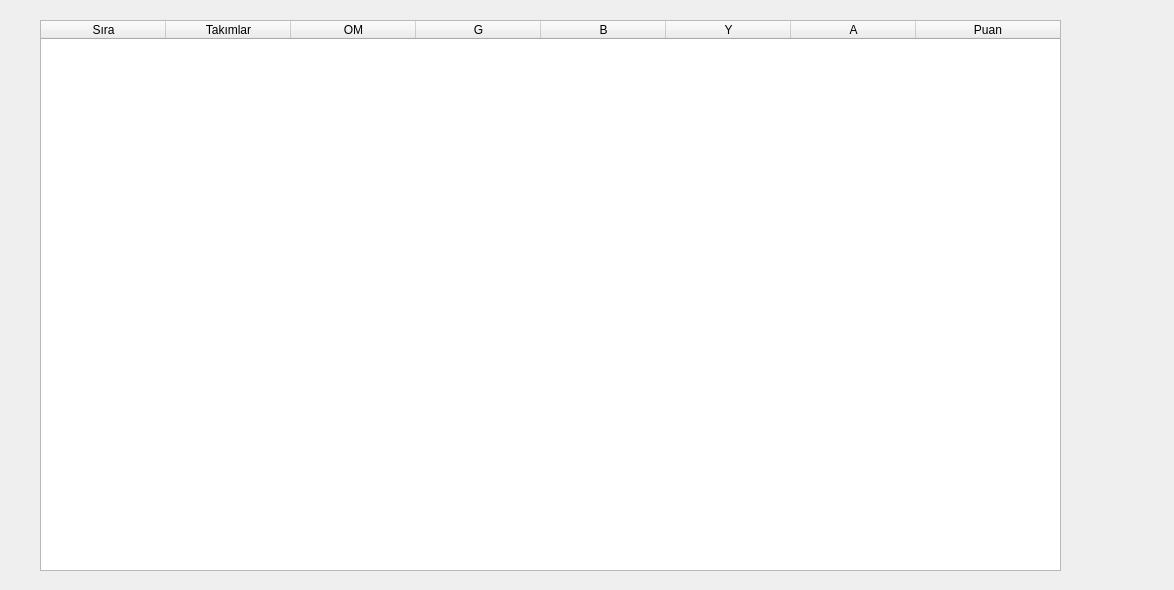
<?xml version="1.0" encoding="UTF-8"?>
<ui version="4.0">
 <class>Dialog</class>
 <widget class="QDialog" name="Dialog">
  <property name="geometry">
   <rect>
    <x>0</x>
    <y>0</y>
    <width>1174</width>
    <height>590</height>
   </rect>
  </property>
  <property name="windowTitle">
   <string>Dialog</string>
  </property>
  <widget class="QTableWidget" name="tableWidget">
   <property name="geometry">
    <rect>
     <x>40</x>
     <y>20</y>
     <width>1021</width>
     <height>551</height>
    </rect>
   </property>
   <property name="maximumSize">
    <size>
     <width>16777215</width>
     <height>16777215</height>
    </size>
   </property>
   <attribute name="horizontalHeaderCascadingSectionResizes">
    <bool>true</bool>
   </attribute>
   <attribute name="horizontalHeaderMinimumSectionSize">
    <number>37</number>
   </attribute>
   <attribute name="horizontalHeaderDefaultSectionSize">
    <number>125</number>
   </attribute>
   <attribute name="horizontalHeaderShowSortIndicator" stdset="0">
    <bool>true</bool>
   </attribute>
   <attribute name="horizontalHeaderStretchLastSection">
    <bool>true</bool>
   </attribute>
   <attribute name="verticalHeaderCascadingSectionResizes">
    <bool>true</bool>
   </attribute>
   <attribute name="verticalHeaderShowSortIndicator" stdset="0">
    <bool>true</bool>
   </attribute>
   <attribute name="verticalHeaderStretchLastSection">
    <bool>true</bool>
   </attribute>
   <column>
    <property name="text">
     <string>Sıra</string>
    </property>
   </column>
   <column>
    <property name="text">
     <string>Takımlar</string>
    </property>
   </column>
   <column>
    <property name="text">
     <string>OM</string>
    </property>
   </column>
   <column>
    <property name="text">
     <string>G</string>
    </property>
   </column>
   <column>
    <property name="text">
     <string>B</string>
    </property>
   </column>
   <column>
    <property name="text">
     <string>Y</string>
    </property>
   </column>
   <column>
    <property name="text">
     <string>A</string>
    </property>
   </column>
   <column>
    <property name="text">
     <string>Puan</string>
    </property>
   </column>
  </widget>
 </widget>
 <resources/>
 <connections/>
</ui>
